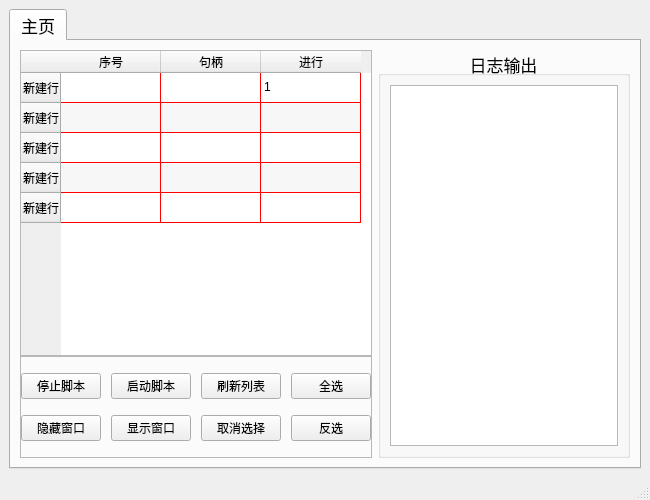
<?xml version="1.0" encoding="UTF-8"?>
<ui version="4.0">
 <class>MainWindow</class>
 <widget class="QMainWindow" name="MainWindow">
  <property name="geometry">
   <rect>
    <x>0</x>
    <y>0</y>
    <width>650</width>
    <height>500</height>
   </rect>
  </property>
  <property name="windowTitle">
   <string>QQ中控</string>
  </property>
  <widget class="QWidget" name="centralwidget">
   <layout class="QVBoxLayout" name="verticalLayout_3">
    <item>
     <widget class="QTabWidget" name="tabWidget">
      <property name="font">
       <font>
        <pointsize>13</pointsize>
       </font>
      </property>
      <property name="currentIndex">
       <number>0</number>
      </property>
      <widget class="QWidget" name="tab">
       <attribute name="title">
        <string>主页</string>
       </attribute>
       <layout class="QHBoxLayout" name="horizontalLayout_3">
        <item>
         <layout class="QVBoxLayout" name="verticalLayout_6" stretch="6,2">
          <property name="spacing">
           <number>0</number>
          </property>
          <property name="topMargin">
           <number>0</number>
          </property>
          <property name="bottomMargin">
           <number>0</number>
          </property>
          <item>
           <widget class="QTableWidget" name="table_emulator">
            <property name="font">
             <font>
              <pointsize>9</pointsize>
             </font>
            </property>
            <property name="styleSheet">
             <string notr="true">gridline-color: rgb(255, 0, 0)</string>
            </property>
            <property name="lineWidth">
             <number>0</number>
            </property>
            <property name="alternatingRowColors">
             <bool>true</bool>
            </property>
            <property name="selectionMode">
             <enum>QAbstractItemView::MultiSelection</enum>
            </property>
            <property name="selectionBehavior">
             <enum>QAbstractItemView::SelectRows</enum>
            </property>
            <property name="textElideMode">
             <enum>Qt::ElideRight</enum>
            </property>
            <property name="showGrid">
             <bool>true</bool>
            </property>
            <property name="gridStyle">
             <enum>Qt::SolidLine</enum>
            </property>
            <property name="sortingEnabled">
             <bool>false</bool>
            </property>
            <attribute name="horizontalHeaderVisible">
             <bool>true</bool>
            </attribute>
            <attribute name="horizontalHeaderCascadingSectionResizes">
             <bool>false</bool>
            </attribute>
            <attribute name="horizontalHeaderMinimumSectionSize">
             <number>15</number>
            </attribute>
            <attribute name="verticalHeaderMinimumSectionSize">
             <number>15</number>
            </attribute>
            <row>
             <property name="text">
              <string>新建行</string>
             </property>
            </row>
            <row>
             <property name="text">
              <string>新建行</string>
             </property>
            </row>
            <row>
             <property name="text">
              <string>新建行</string>
             </property>
            </row>
            <row>
             <property name="text">
              <string>新建行</string>
             </property>
            </row>
            <row>
             <property name="text">
              <string>新建行</string>
             </property>
            </row>
            <column>
             <property name="text">
              <string>序号</string>
             </property>
            </column>
            <column>
             <property name="text">
              <string>句柄</string>
             </property>
            </column>
            <column>
             <property name="text">
              <string>进行</string>
             </property>
            </column>
            <item row="0" column="2">
             <property name="text">
              <string>1</string>
             </property>
            </item>
           </widget>
          </item>
          <item>
           <widget class="QStackedWidget" name="stackedWidget">
            <property name="font">
             <font>
              <pointsize>9</pointsize>
             </font>
            </property>
            <property name="frameShape">
             <enum>QFrame::StyledPanel</enum>
            </property>
            <property name="frameShadow">
             <enum>QFrame::Raised</enum>
            </property>
            <property name="lineWidth">
             <number>1</number>
            </property>
            <property name="currentIndex">
             <number>0</number>
            </property>
            <widget class="QWidget" name="page">
             <layout class="QGridLayout" name="gridLayout_4" rowstretch="0,0,0,0" columnstretch="0,0,0,0,0,0">
              <property name="leftMargin">
               <number>0</number>
              </property>
              <property name="topMargin">
               <number>0</number>
              </property>
              <property name="rightMargin">
               <number>0</number>
              </property>
              <property name="bottomMargin">
               <number>0</number>
              </property>
              <property name="horizontalSpacing">
               <number>10</number>
              </property>
              <property name="verticalSpacing">
               <number>0</number>
              </property>
              <item row="3" column="0">
               <widget class="QPushButton" name="btn_hide_window">
                <property name="text">
                 <string>隐藏窗口</string>
                </property>
               </widget>
              </item>
              <item row="3" column="1">
               <widget class="QPushButton" name="btn_show_window">
                <property name="text">
                 <string>显示窗口</string>
                </property>
               </widget>
              </item>
              <item row="3" column="3">
               <widget class="QPushButton" name="btn_select_cancel">
                <property name="text">
                 <string>取消选择</string>
                </property>
               </widget>
              </item>
              <item row="3" column="5">
               <widget class="QPushButton" name="btn_select_invert">
                <property name="text">
                 <string>反选</string>
                </property>
               </widget>
              </item>
              <item row="2" column="5">
               <widget class="QPushButton" name="btn_select_all">
                <property name="text">
                 <string>全选</string>
                </property>
               </widget>
              </item>
              <item row="2" column="0">
               <widget class="QPushButton" name="btn_stop_script">
                <property name="text">
                 <string>停止脚本</string>
                </property>
               </widget>
              </item>
              <item row="2" column="1">
               <widget class="QPushButton" name="btn_startup_script">
                <property name="text">
                 <string>启动脚本</string>
                </property>
               </widget>
              </item>
              <item row="2" column="3">
               <widget class="QPushButton" name="btn_refresh_table">
                <property name="text">
                 <string>刷新列表</string>
                </property>
               </widget>
              </item>
             </layout>
            </widget>
            <widget class="QWidget" name="page_2">
             <layout class="QGridLayout" name="gridLayout_6">
              <item row="0" column="0">
               <widget class="QLabel" name="label_7">
                <property name="text">
                 <string/>
                </property>
               </widget>
              </item>
             </layout>
            </widget>
           </widget>
          </item>
         </layout>
        </item>
        <item>
         <layout class="QVBoxLayout" name="verticalLayout_2"/>
        </item>
        <item>
         <widget class="QGroupBox" name="groupBox">
          <property name="title">
           <string>日志输出</string>
          </property>
          <property name="alignment">
           <set>Qt::AlignCenter</set>
          </property>
          <layout class="QVBoxLayout" name="verticalLayout">
           <item>
            <widget class="QTextBrowser" name="text_console">
             <property name="font">
              <font>
               <pointsize>14</pointsize>
              </font>
             </property>
             <property name="html">
              <string>&lt;!DOCTYPE HTML PUBLIC &quot;-//W3C//DTD HTML 4.0//EN&quot; &quot;http://www.w3.org/TR/REC-html40/strict.dtd&quot;&gt;
&lt;html&gt;&lt;head&gt;&lt;meta name=&quot;qrichtext&quot; content=&quot;1&quot; /&gt;&lt;style type=&quot;text/css&quot;&gt;
p, li { white-space: pre-wrap; }
&lt;/style&gt;&lt;/head&gt;&lt;body style=&quot; font-family:'Sans Serif'; font-size:14pt; font-weight:400; font-style:normal;&quot;&gt;
&lt;p style=&quot;-qt-paragraph-type:empty; margin-top:0px; margin-bottom:0px; margin-left:0px; margin-right:0px; -qt-block-indent:0; text-indent:0px; font-size:9pt;&quot;&gt;&lt;br /&gt;&lt;/p&gt;&lt;/body&gt;&lt;/html&gt;</string>
             </property>
            </widget>
           </item>
          </layout>
         </widget>
        </item>
       </layout>
      </widget>
     </widget>
    </item>
   </layout>
  </widget>
  <widget class="QStatusBar" name="statusbar"/>
 </widget>
 <resources/>
 <connections/>
</ui>
